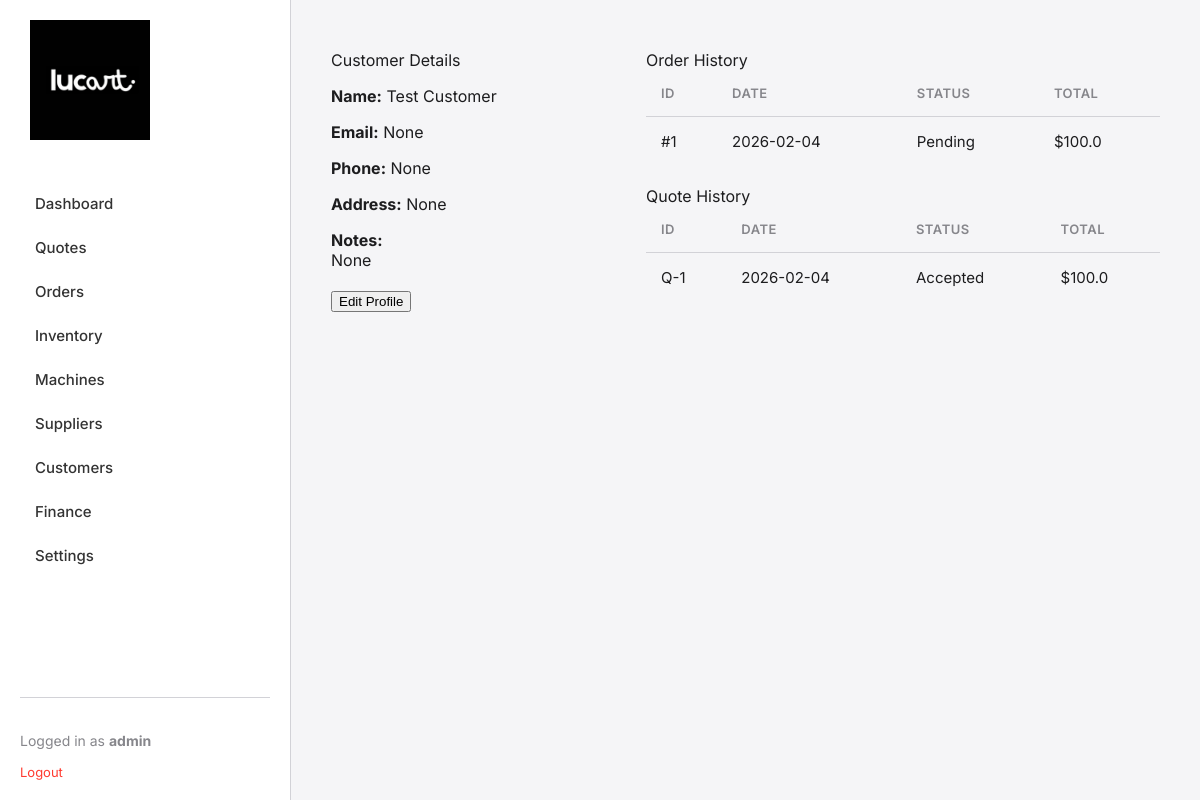
The page /customers/1 (signed in) on the database its author committed.
### app/models.py (models this page shows, shortened)
class User(UserMixin, db.Model):
    id = db.Column(db.Integer, primary_key=True)
    username = db.Column(db.String(64), index=True, unique=True)
    password_hash = db.Column(db.String(128))

class Customer(db.Model):
    id = db.Column(db.Integer, primary_key=True)
    name = db.Column(db.String(120), index=True, nullable=False)
    email = db.Column(db.String(120), index=True)
    phone = db.Column(db.String(20))
    address = db.Column(db.String(200))
    notes = db.Column(db.Text)
    created_at = db.Column(db.DateTime, default=datetime.utcnow)
    orders = db.relationship('Order', backref='customer', lazy='dynamic')
    quotes = db.relationship('Quote', backref='customer', lazy='dynamic')

class Order(db.Model):
    id = db.Column(db.Integer, primary_key=True)
    customer_id = db.Column(db.Integer, db.ForeignKey('customer.id'))
    description = db.Column(db.String(200)) # Kept for backward compatibility / summary
    status = db.Column(db.String(20), default='Pending') # Pending, In Production, Finished, Delivered, Cancelled
    date_created = db.Column(db.DateTime, default=datetime.utcnow)
    date_due = db.Column(db.DateTime)
    price = db.Column(db.Float, default=0.0)
    payment_status = db.Column(db.String(20), default='Pending') # Pending, Paid, Deposit
    materials = db.relationship('OrderMaterial', backref='order', lazy='dynamic', cascade='all, delete-orphan')
    items = db.relationship('OrderItem', backref='order', lazy='dynamic', cascade='all, delete-orphan')

class Quote(db.Model):
    id = db.Column(db.Integer, primary_key=True)
    customer_id = db.Column(db.Integer, db.ForeignKey('customer.id'))
    date = db.Column(db.DateTime, default=datetime.utcnow)
    status = db.Column(db.String(20), default='Draft') # Draft, Sent, Accepted, Rejected
    total = db.Column(db.Float, default=0.0)
    notes = db.Column(db.Text)
    items = db.relationship('QuoteItem', backref='quote', lazy='dynamic', cascade='all, delete-orphan')

### app/customers/routes.py (the view)
@customers_bp.route('/<int:id>')
@login_required
def view_customer(id):
    customer = Customer.query.get_or_404(id)
    orders = customer.orders.order_by(Order.date_created.desc()).all()
    quotes = customer.quotes.order_by(Quote.date.desc()).all()
    return render_template('customers/view.html', customer=customer, orders=orders, quotes=quotes)

### app/models.py (called while the page is built)
@login.user_loader
def load_user(id):
    return User.query.get(int(id))

### app/templates/customers/view.html
{% extends "base.html" %}
{% block content %}
<div style="display: flex; gap: 15px;">
    <div class="window" style="flex: 1; min-width: 300px;">
        <div class="title-bar">
            <div class="title-bar-text">Customer Details</div>
        </div>
        <div class="window-body">
            <p><strong>Name:</strong> {{ customer.name }}</p>
            <p><strong>Email:</strong> {{ customer.email }}</p>
            <p><strong>Phone:</strong> {{ customer.phone }}</p>
            <p><strong>Address:</strong> {{ customer.address }}</p>
            <p><strong>Notes:</strong><br>{{ customer.notes }}</p>
            <div style="margin-top: 20px;">
                <a href="{{ url_for('customers.edit_customer', id=customer.id) }}"><button>Edit Profile</button></a>
            </div>
        </div>
    </div>
    <div style="flex: 2; display: flex; flex-direction: column; gap: 10px;">
        <div class="window" style="flex: 1;">
            <div class="title-bar">
                <div class="title-bar-text">Order History</div>
            </div>
            <div class="window-body">
                {% if orders %}
                <table>
                    <thead>
                        <tr>
                            <th>ID</th>
                            <th>Date</th>
                            <th>Status</th>
                            <th>Total</th>
                        </tr>
                    </thead>
                    <tbody>
                        {% for order in orders %}
                        <tr>
                            <td>#{{ order.id }}</td>
                            <td>{{ order.date_created.strftime('%Y-%m-%d') }}</td>
                            <td>{{ order.status }}</td>
                            <td>${{ order.price }}</td>
                        </tr>
                        {% endfor %}
                    </tbody>
                </table>
                {% else %}
                <p>No orders found.</p>
                {% endif %}
            </div>
        </div>
        <div class="window" style="flex: 1;">
            <div class="title-bar">
                <div class="title-bar-text">Quote History</div>
            </div>
            <div class="window-body">
                {% if quotes %}
                <table>
                    <thead>
                        <tr>
                            <th>ID</th>
                            <th>Date</th>
                            <th>Status</th>
                            <th>Total</th>
                        </tr>
                    </thead>
                    <tbody>
                        {% for quote in quotes %}
                        <tr>
                            <td>Q-{{ quote.id }}</td>
                            <td>{{ quote.date.strftime('%Y-%m-%d') }}</td>
                            <td>{{ quote.status }}</td>
                            <td>${{ quote.total }}</td>
                        </tr>
                        {% endfor %}
                    </tbody>
                </table>
                {% else %}
                <p>No quotes found.</p>
                {% endif %}
            </div>
        </div>
    </div>
</div>
{% endblock %}

### app/templates/base.html (shortened to what this page needs)
<!DOCTYPE html>
<html lang="en">
<head>
    <link rel="stylesheet" href="{{ url_for('static', filename='css/modern.css') }}">
</head>
<body>
    <div class="sidebar">
        <div class="logo-container">
            <a href="{{ url_for('index') }}">
                <img src="{{ url_for('static', filename='img/logo.png') }}" alt="Lucart 3D">
            </a>
        </div>
        <div class="nav-links">
            <a href="{{ url_for('index') }}" class="nav-link">Dashboard</a>
            <a href="{{ url_for('quotes.index') }}" class="nav-link">Quotes</a>
            <a href="{{ url_for('orders.index') }}" class="nav-link">Orders</a>
            <a href="{{ url_for('inventory.index') }}" class="nav-link">Inventory</a>
            <a href="{{ url_for('machines.index') }}" class="nav-link">Machines</a>
            <a href="{{ url_for('suppliers.index') }}" class="nav-link">Suppliers</a>
            <a href="{{ url_for('customers.index') }}" class="nav-link">Customers</a>
            <a href="{{ url_for('finance.index') }}" class="nav-link">Finance</a>
            <a href="{{ url_for('settings.index') }}" class="nav-link">Settings</a>
        </div>
        <div class="user-info">
            {% if current_user.is_authenticated %}
                <p>Logged in as <strong>{{ current_user.username }}</strong></p>
                <a href="{{ url_for('auth.logout') }}" style="color: var(--error-color); text-decoration: none; font-size: 13px;">Logout</a>
            {% else %}
                <a href="{{ url_for('auth.login') }}">Login</a>
            {% endif %}
        </div>
    </div>
    <div class="main-content">
        {% block content %}{% endblock %}
    </div>
</body>
</html>

### app/static/css/modern.css (style rules this page uses)
:root { --bg-color: #f5f5f7; --sidebar-bg: #ffffff; --sidebar-text: #333333; --sidebar-active: #e8e8ed; --text-color: #1d1d1f; --text-secondary: #86868b; --accent-color: #0071e3; --accent-hover: #0077ed; --card-bg: #ffffff; --border-color: #d2d2d7; --error-color: #ff3b30; --success-color: #34c759; --warning-color: #ff9f0a; --shadow-sm: 0 1px 3px rgba(0,0,0,0.1); --shadow-md: 0 4px 6px rgba(0,0,0,0.05); --radius: 12px; }
body { font-family: -apple-system, BlinkMacSystemFont, "Segoe UI", Roboto, Helvetica, Arial, sans-serif; background-color: var(--bg-color); color: var(--text-color); margin: 0; display: flex; height: 100vh; overflow: hidden; }
.sidebar { width: 250px; background-color: var(--sidebar-bg); border-right: 1px solid var(--border-color); display: flex; flex-direction: column; padding: 20px; }
.logo-container { margin-bottom: 40px; padding-left: 10px; }
.logo-container img { max-width: 120px; height: auto; }
.nav-links { flex: 1; display: flex; flex-direction: column; gap: 5px; }
.nav-link { text-decoration: none; color: var(--sidebar-text); padding: 10px 15px; border-radius: 8px; transition: background-color 0.2s; font-weight: 500; font-size: 15px; }
.user-info { margin-top: auto; padding-top: 20px; border-top: 1px solid var(--border-color); font-size: 14px; color: var(--text-secondary); }
.main-content { flex: 1; overflow-y: auto; padding: 30px 40px; }
table { width: 100%; border-collapse: collapse; }
th { text-align: left; padding: 15px; border-bottom: 1px solid var(--border-color); color: var(--text-secondary); font-weight: 600; font-size: 13px; text-transform: uppercase; letter-spacing: 0.5px; }
td { padding: 15px; border-bottom: 1px solid #eee; font-size: 15px; }
tr:last-child td { border-bottom: none; }

### app/templates/base.html (style rules this page uses)
body { font-family: 'Inter', sans-serif; }

### rows shown on the page
User: username "admin"
Customer: name "Test Customer", email "None", phone "None", address "None", notes "None"
Order: id "1", date_created "2026-02-04", status "Pending", price "100.0"
Quote: id "1", date "2026-02-04", status "Accepted", total "100.0"
